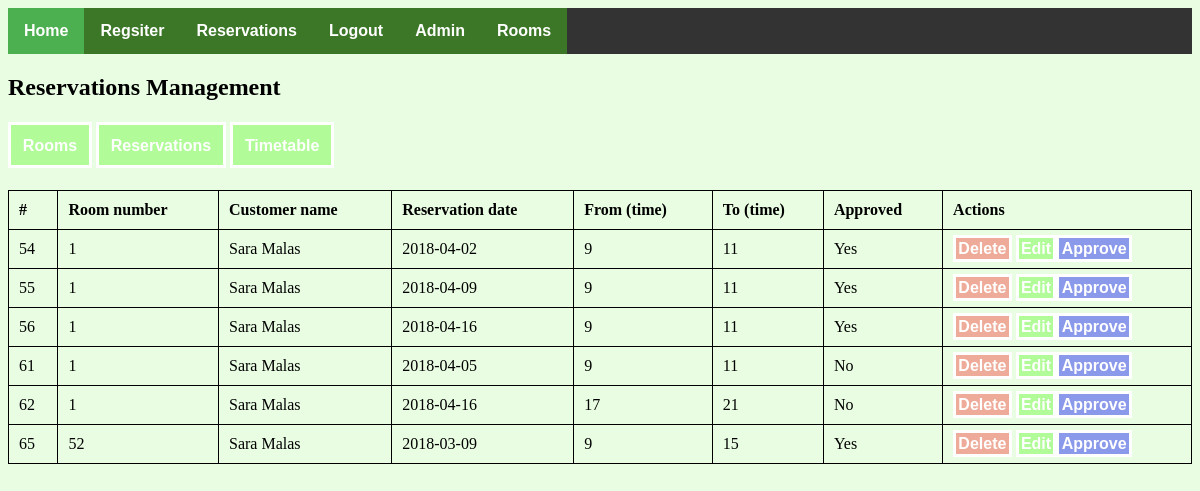
The page /pages/booking.php (signed in) on the database its author committed.
### tables this page shows
CREATE TABLE `reservations` (
  `reservation_id` int(11) NOT NULL,
  `room_id` int(11) NOT NULL,
  `user_id` int(11) NOT NULL,
  `reservation_date` date NOT NULL,
  `from_time` varchar(255) NOT NULL,
  `to_time` varchar(255) NOT NULL,
  `approved` tinyint(4) NOT NULL DEFAULT '0'
);

CREATE TABLE `rooms` (
  `id` int(11) NOT NULL,
  `room_number` int(11) NOT NULL,
  `description` text NOT NULL,
  `image` varchar(255) NOT NULL
);

CREATE TABLE `users` (
  `id` int(11) NOT NULL,
  `full_name` varchar(255) NOT NULL,
  `phonenumber` varchar(255) NOT NULL,
  `address` text NOT NULL,
  `gender` tinyint(4) NOT NULL,
  `email` varchar(255) NOT NULL,
  `password` varchar(255) NOT NULL,
  `is_admin` tinyint(4) NOT NULL DEFAULT '0',
  `salt` varchar(255) NOT NULL
);

### pages/booking.php (the view, shortened to what this page needs)
<!DOCTYPE html>
<html>
<head>
  <link rel="stylesheet" type="text/css" href="../css/style.css">
</head>
<body>
  <?php
        include('config.php');
  ?>
<ul>
    <li><a href="../index.php" class="active">Home</a></li>
    <li><a href="register.php">Regsiter</a></li>
    <?php if (isset($_SESSION['login'])) { ?>
      <li><a href="reservations.php">Reservations</a></li>
      <li><a href="logout.php">Logout</a></li>
      <?php if (isset($_SESSION['is_admin']) && ($_SESSION['is_admin'] == "1")) { ?>
        <li><a href="admin.php">Admin</a></li>
      <?php } ?>
    <?php } else { ?>
      <li><a href="login.php">Login</a></li>
    <?php } ?>
    <li><a href="rooms.php">Rooms</a></li>
  </ul>
  <h2>Reservations Management</h2>
  <div class="admin-links">
    <a href="room.php">Rooms</a>
    <a href="booking.php">Reservations</a>
    <a href='timetable.php'>Timetable</a>
  </div>
  <table style="width:100%">
  <tr>
    <th>#</th>
    <th>Room number</th>
    <th>Customer name</th>
    <th>Reservation date</th>
    <th>From (time)</th>
    <th>To (time)</th>
    <th>Approved</th>
    <th>Actions</th>
  </tr>
  <?php
    $sql = "SELECT * FROM reservations INNER JOIN rooms ON reservations.room_id = rooms.id INNER JOIN users ON users.id = reservations.user_id";
    $rooms = mysqli_query($connection, $sql);
    if ($rooms->num_rows > 0) {
      while ($row = mysqli_fetch_assoc($rooms)) {
         echo "<tr>";
          echo "<td>".$row['reservation_id']."</td>";
          echo "<td>".$row['room_number']."</td>";
          echo "<td>".$row['full_name']."</td>";
          echo "<td>".$row['reservation_date']."</td>";
          echo "<td>".$row['from_time']."</td>";
          echo "<td>".$row['to_time']."</td>";
          if ($row['approved'] == "1") {
            echo "<td>Yes</td>";
          } else {
            echo "<td>No</td>";
          }
          echo "<td><a href='deleteReservation.php?id=".$row['reservation_id']."' class='delete'>Delete</a> <a href='editReservation.php?id=".$row['reservation_id']."'>Edit</a><a href='approve.php?id=".$row['reservation_id']."' class='approve'>Approve</a></td>";
         echo "</tr>";
      }
    }
  ?>
</table>
</body>
</html>

### css/style.css (style rules this page uses)
body { background-color: #4bf5131f; }
a { text-decoration: none; background-color: #4bf51359; border: solid 3px #fff; padding: 1%; color: #fff; font-weight: bold; font-family: sans-serif; }
.admin-links { margin: 3% auto; }
table, th, td { border: 1px solid black; border-collapse: collapse; }
th, td { padding: 10px; }
th { text-align: left; }
.delete { background-color: #f5131359; }
.approve { background-color: #131af570; }
ul { list-style-type: none; margin: 0; padding: 0; overflow: hidden; background-color: #333; }
li { float: left; }
li a { display: block !important; color: white !important; text-align: center !important; padding: 14px 16px !important; text-decoration: none !important; border: 0px !important; }
.active { background-color: #4CAF50 !important; }

### rows shown on the page
reservations: reservation_id "54", room.room_number "1", user.full_name "Sara Malas", reservation_date "2018-04-02", from_time "9", to_time "11", approved "Yes"
reservations: reservation_id "55", room.room_number "1", user.full_name "Sara Malas", reservation_date "2018-04-09", from_time "9", to_time "11", approved "Yes"
reservations: reservation_id "56", room.room_number "1", user.full_name "Sara Malas", reservation_date "2018-04-16", from_time "9", to_time "11", approved "Yes"
reservations: reservation_id "61", room.room_number "1", user.full_name "Sara Malas", reservation_date "2018-04-05", from_time "9", to_time "11", approved "No"
reservations: reservation_id "62", room.room_number "1", user.full_name "Sara Malas", reservation_date "2018-04-16", from_time "17", to_time "21", approved "No"
reservations: reservation_id "65", room.room_number "52", user.full_name "Sara Malas", reservation_date "2018-03-09", from_time "9", to_time "15", approved "Yes"
